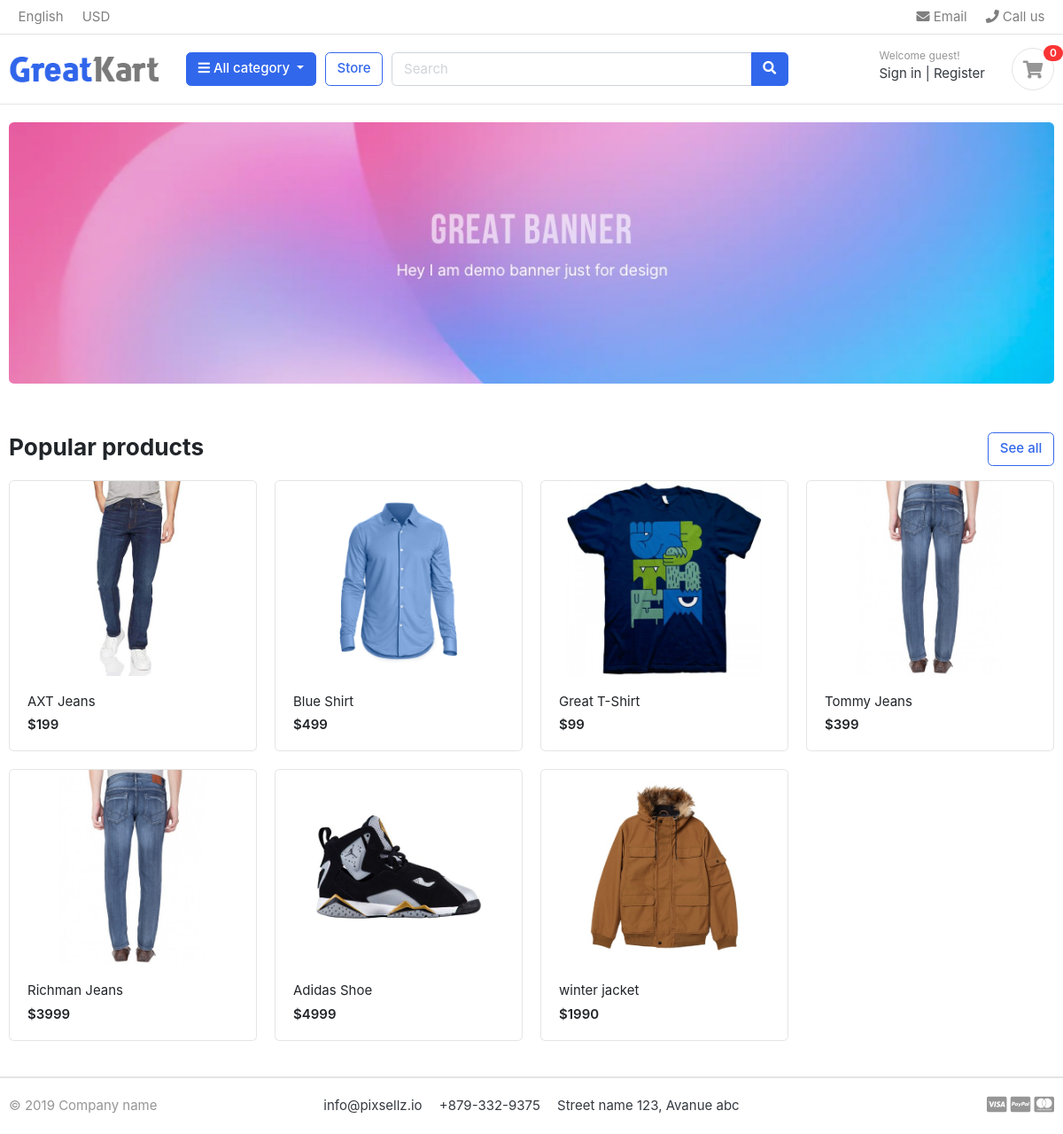
The page / on the database its author committed.
### store/models.py (models this page shows, shortened)
class Products(models.Model):
    product_name = models.CharField(max_length=200, unique=True)
    slug = models.SlugField(max_length=200, unique=True)
    description = models.TextField(max_length=500, blank=True)
    price = models.IntegerField()
    images = models.ImageField(upload_to="photos/products")
    stock = models.IntegerField()
    is_available = models.BooleanField(default=True)
    category = models.ForeignKey(Category, on_delete=models.CASCADE)
    created_date = models.DateTimeField(auto_now_add=True)
    modified_date = models.DateTimeField(auto_now=True)
    class Meta:
        verbose_name = 'product'
        verbose_name_plural = 'products'
    def get_absolute_url(self):
        return reverse('product_details', args=[self.category.slug, self.slug])

### core/views.py (the view)
# urls.py: path('', HomeView, name='home')
def HomeView(request):
    products = Products.objects.all().filter(is_available=True)
    return render(request, 'index.html', {'products': products})

### carts/views.py (called while the page is built)
def _get_cart_id(request):
    key = request.session.session_key
    if not key:
        key = request.session.create()
    return key

### category/models.py (called while the page is built)
    def get_absolute_url(self):
        return reverse('product_by_category', args=[self.slug])

### context/cart.py (called while the page is built)
def cart_items_count(request):
    try:
        if request.user.is_authenticated:
            return dict(cart_items_count=Cart_Item.objects.filter(user=request.user).count())
        else:
            cart = Cart.objects.get(cart_id=_get_cart_id(request))
            return dict(cart_items_count=cart.cart_items.count())
    except ObjectDoesNotExist:
        return dict(cart_items_count=0)

### context/category.py (called while the page is built)
def category_link(request):
    links = Category.objects.all()
    return dict(links=links)

### templates/index.html
{% extends 'base.html' %}
{% load static %}
{% block content %}
<section class="section-intro padding-y-sm">
    <div class="container">
        <div class="intro-banner-wrap">
            <img
                src="{% static 'images/banners/1.jpg' %}"
                class="img-fluid rounded"
            />
        </div>
    </div>
</section>
<section class="section-name padding-y-sm">
    <div class="container">
        <header class="section-heading">
            <a href="{% url 'store' %}" class="btn btn-outline-primary float-right"
                >See all</a
            >
            <h3 class="section-title">Popular products</h3>
        </header>
        <div class="row">
            {% for item in products %}
            <div class="col-md-3">
                <div class="card card-product-grid">
                    <a href="{{ item.get_absolute_url }}" class="img-wrap">
                        <img src={{ item.images.url }} />
                    </a>
                    <figcaption class="info-wrap">
                        <a href="{{ item.get_absolute_url }}" class="title"
                            >{{ item.product_name }}</a
                        >
                        <div class="price mt-1">${{ item.price }}</div>
                    </figcaption>
                </div>
            </div>
            {% endfor %}
        </div>
    </div>
</section>
{% endblock %}

### static/css/ui.css (style rules this page uses)
html { font-family: "Inter", sans-serif; font-size: 15px; }
.img-wrap { text-align: center; display: block; }
.img-wrap img { max-width: 100%; }
.padding-y-sm { padding-top: 20px; padding-bottom: 20px; }
.section-heading { margin-bottom: 20px; margin-top: 15px; }
.section-title { color: #212529; }
[class*=card-product] a.title { color: #212529; display: block; }
[class*=card-product] .img-wrap { overflow: hidden; position: relative; }
[class*=card-product] .img-wrap img { height: 100%; max-width: 100%; width: auto; display: inline-block; -o-object-fit: cover; object-fit: cover; }
.card-product-grid { margin-bottom: 20px; }
.card-product-grid .img-wrap { border-radius: 0.2rem 0.2rem 0 0; height: 220px; }
.card-product-grid .info-wrap { overflow: hidden; padding: 18px 20px; }
.card .img-wrap { overflow: hidden; }
.price { font-weight: 600; color: #212529; }

### rows shown on the page
Products: images (picture), product_name "AXT Jeans", price "199"
Products: images (picture), product_name "Blue Shirt", price "499"
Products: images (picture), product_name "Great T-Shirt", price "99"
Products: images (picture), product_name "Tommy Jeans", price "399"
Products: images (picture), product_name "Richman Jeans", price "3999"
Products: images (picture), product_name "Adidas Shoe", price "4999"
Products: images (picture), product_name "winter jacket", price "1990"

### other values the page prints
{{ cart_items_count }} "0"
